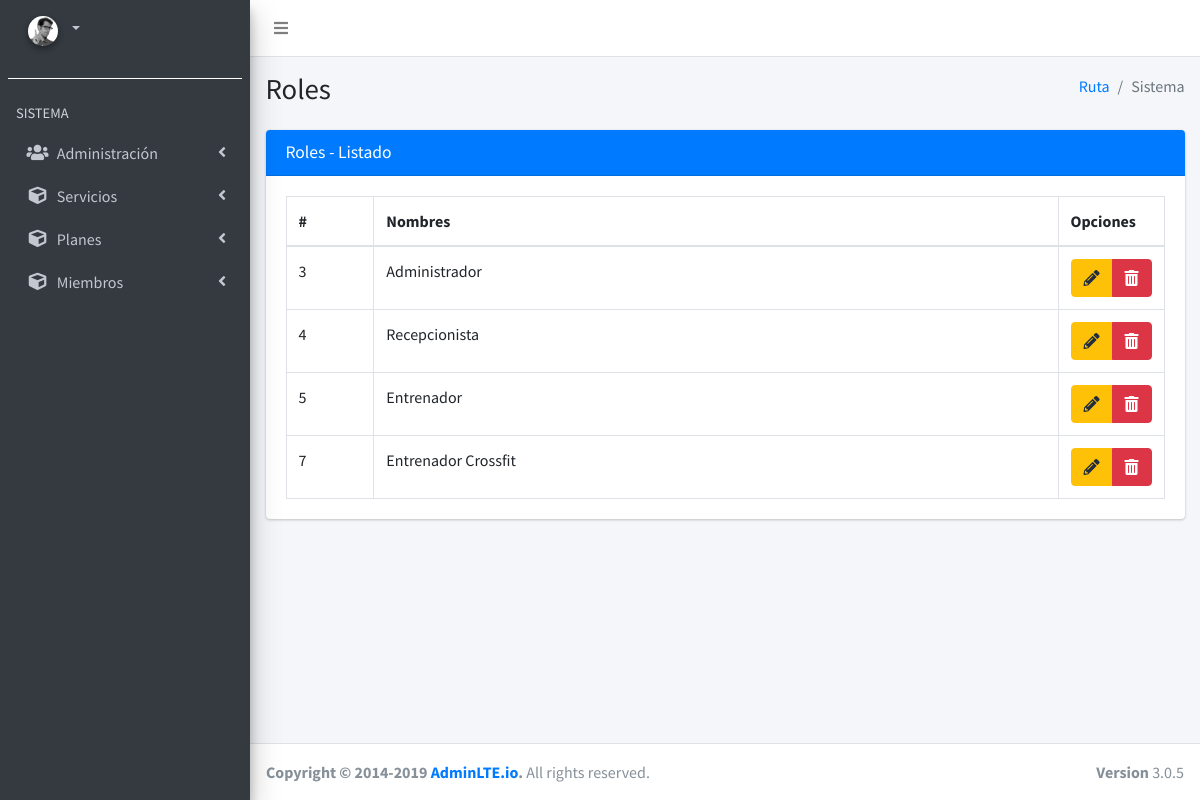
/index.php/roles, run on the app's committed database.
### tables this page shows
CREATE TABLE `roles` (
  `id_rol` int(11) NOT NULL,
  `nombre_rol` varchar(45) NOT NULL,
  `servicios` tinyint(4) DEFAULT NULL,
  `planes` tinyint(4) DEFAULT NULL,
  `miembros` tinyint(4) DEFAULT NULL,
  `administracion` tinyint(4) DEFAULT NULL
);

### application/controllers/Roles.php (called while the page is built, shortened)
<?php
class Roles extends CI_Controller
{
	public function __construct()
	{
		$this->load->model('Roles_model');
	}
	public function index()
	{
		$roles = array(
			'roles' => $this->Roles_model->get_Roles()
		);
		$data['title'] = "Roles";
		$this->load->view('template/header', $data);
		$this->load->view("roles/roles_all", $roles);
		$this->load->view('template/footer');
	}
}

### index.php (called while the page is built, shortened)
<?php
require_once BASEPATH.'core/CodeIgniter.php';

### application/models/Roles_model.php (called while the page is built, shortened)
<?php
class Roles_model extends CI_Model
{
	public function get_Roles()
	{
		$res = $this->db->get('roles');
		return $res->result();
	}
}

### application/views/roles/roles_all.php (the view, shortened to what this page needs)
<section class="content">
    <div class="container-fluid ">
        <div class="row">
            <div class="col-md-12">
                <div class="card card-primary">
                    <div class="card-header">
                        <h3 class="card-title">Roles - Listado</h3>
                    </div>
                    <div class="card-body">
                        <table id="example1" class="table table-bordered table-hover">
                            <thead>
                                <tr>
                                    <th style="width: 10%;">#</th>
                                    <th>Nombres</th>
                                    <th style="width: 10%;">Opciones</th>
                                </tr>
                            </thead>
                            <tbody>
                                <?php if (!empty($roles)) : ?>
                                    <?php foreach ($roles as $rol) : ?>
                                        <tr>
                                            <td><?php echo $rol->id_rol; ?></td>
                                            <td><?php echo $rol->nombre_rol; ?></td>
                                            <td>
                                                <div class="btn-group" style="text-align: center;">
                                                    <button type="button" class="btn btn-warning btn_edit" data-toggle="modal" data-target="#edit_modal" value="<?php echo $rol->id_rol; ?>"><span class="fas fa-pencil-alt"></span></button>
                                                    <button type="button" class="btn btn-danger btn-remove btn_delete" value="<?php echo $rol->id_rol; ?>" id="<?php echo $rol->nombre_rol; ?>"><span class="fas fa-trash-alt"></span></button>
                                                </div>
                                            </td>
                                        </tr>
                                    <?php endforeach; ?>
                                <?php endif; ?>
                            </tbody>
                        </table>
                    </div>
                </div>
            </div>
        </div>
</section>

### data on the page
roles: id_rol "3", nombre_rol "Administrador"
roles: id_rol "4", nombre_rol "Recepcionista"
roles: id_rol "5", nombre_rol "Entrenador"
roles: id_rol "7", nombre_rol "Entrenador Crossfit"

### other printed values
$title "Roles"
